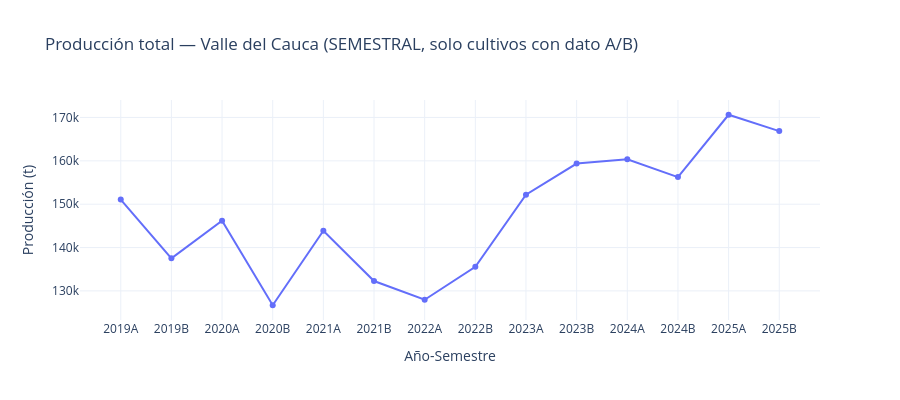

Source (notebook cell):
### Markdown cell above
## Paso 6B — Choque 2020-2021: nivel SEMESTRAL

### Code cell
# ===== Celda 6B: choque — SEMESTRAL =====
prod_sem_dpto = (df_semestral.groupby([col_ano, 'semestre'])[col_prod].sum()
                 .reset_index())
prod_sem_dpto['etiqueta'] = prod_sem_dpto[col_ano].astype(str) + prod_sem_dpto['semestre']
display(prod_sem_dpto)

fig = px.line(prod_sem_dpto, x='etiqueta', y=col_prod, markers=True,
              title='Producción total — Valle del Cauca (SEMESTRAL, solo cultivos con dato A/B)',
              labels={col_prod: 'Producción (t)', 'etiqueta': 'Año-Semestre'})
fig.update_layout(template='plotly_white', height=400)
fig.show()

pivot_sem = prod_sem_dpto.pivot(index=col_ano, columns='semestre', values=col_prod)
print("\nComparación A vs B por año (¿el choque golpeó un semestre más que otro?):")
display(pivot_sem)

### Figure 1 — Plotly figure (JSON) as saved in the notebook; plotly's stock layout.template omitted (floating-point values rounded to 4 significant figures)
{"data": [{"hovertemplate": "Año-Semestre=%{x}<br>Producción (t)=%{y}<extra></extra>", "legendgroup": "", "line": {"color": "#636efa", "dash": "solid"}, "marker": {"symbol": "circle"}, "mode": "lines+markers", "name": "", "orientation": "v", "showlegend": false, "type": "scatter", "x": ["2019A", "2019B", "2020A", "2020B", "2021A", "2021B", "2022A", "2022B", "2023A", "2023B", "2024A", "2024B", "2025A", "2025B"], "xaxis": "x", "y": [151100.0, 137500.0, 146200.0, 126700.0, 143900.0, 132300.0, 128000.0, 135500.0, 152200.0, 159400.0, 160400.0, 156300.0, 170600.0, 166900.0], "yaxis": "y"}], "layout": {"height": 400, "legend": {"tracegroupgap": 0}, "title": {"text": "Producción total — Valle del Cauca (SEMESTRAL, solo cultivos con dato A/B)"}, "xaxis": {"anchor": "y", "domain": [0, 1], "title": {"text": "Año-Semestre"}}, "yaxis": {"anchor": "x", "domain": [0, 1], "title": {"text": "Producción (t)"}}}}
